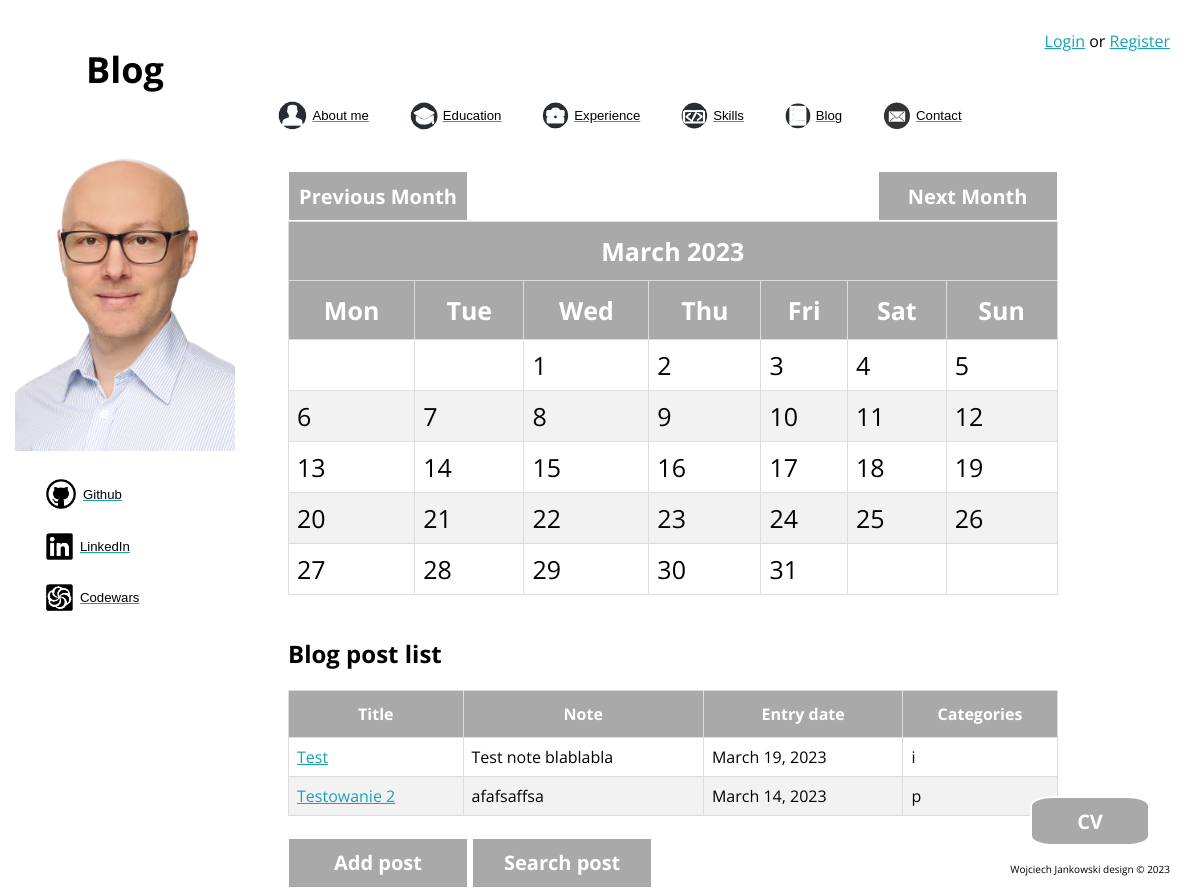
Page /blog/calendar_current/2023/3 on the earlier database version.
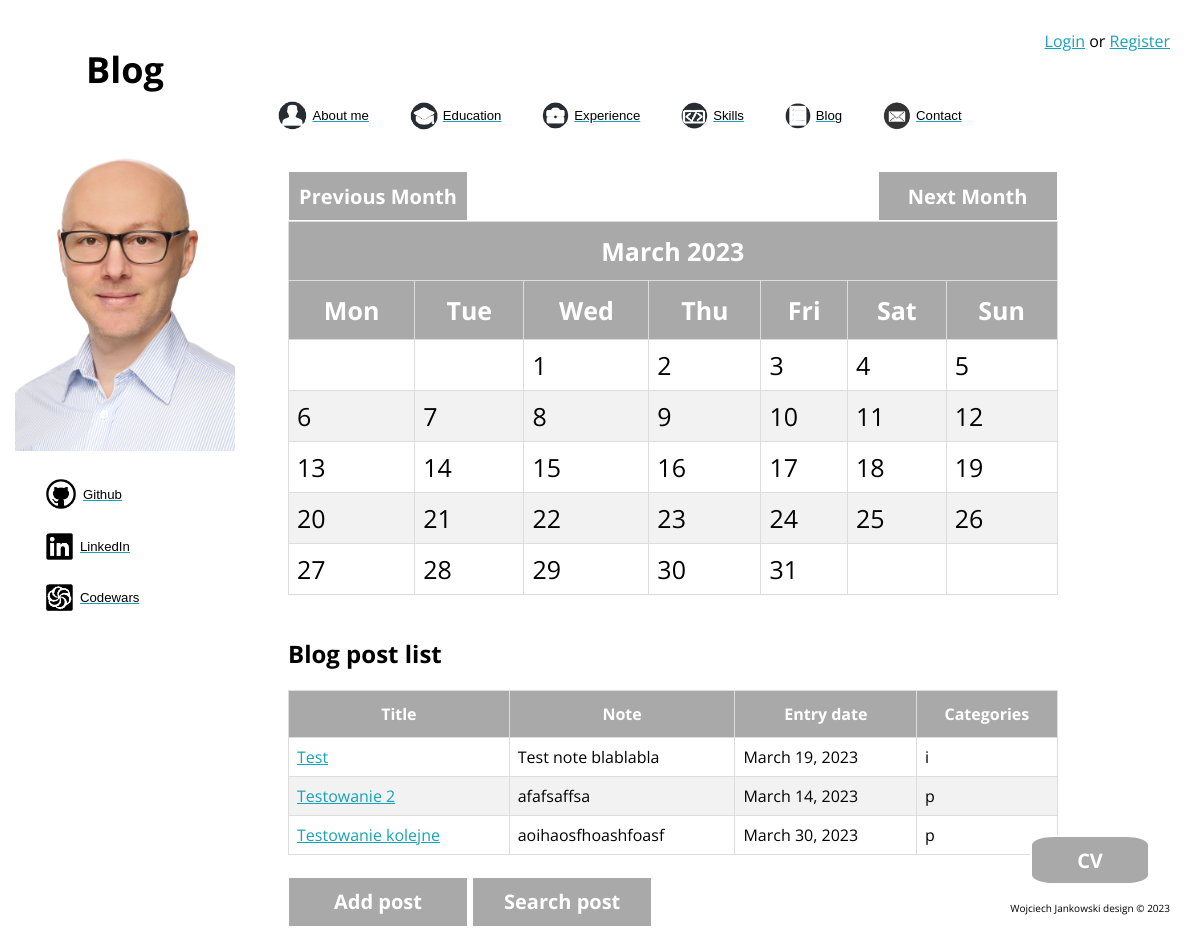
Same page on the later database version.
### blog/models.py (models this page shows)
class Blog(models.Model):
    title = models.CharField(max_length=200)
    note = models.TextField()
    entry_date = models.DateField(auto_now=False)
    category = models.CharField(max_length=1, choices=(("p", "programming"), ("i", "interests"), ("l", "life")))
    author = models.CharField(max_length=30)
    class Meta:
        verbose_name = "Blog"
        verbose_name_plural = "Blog"

### blog/views.py (the view)
# urls.py: path("calendar_current/<int:year>/<int:month>", views.calendar_change, name="calendar_change"),
def calendar_change(request, year, month):
    month = month
    year = year
    cal = HTMLCalendar().formatmonth(year, month)
    days = []
    for i in range(1, 32):
        try:
            day = date(int(year), int(month), int(i))
            days.append(day)
        except ValueError:
            break
    blog = Blog.objects.all()
    blog_l = blog.filter(entry_date__gte=days[0], entry_date__lte=days[-1])
    prev = None
    next = None
    if month > 1:
        prev = f'{year}/{month - 1}'
    elif month == 1:
        prev = f"{year - 1}/{month + 11}"
    if month < 12:
        next = f'{year}/{month + 1}'
    elif month == 12:
        next = f"{year + 1}/{month - 11}"
    ctx = {"year": year,
           "month": month,
           "cal": cal,
           "prev": prev,
           "next": next,
           "days": days,
           "blog": blog,
           "blog_l": blog_l,
           'site_name': "Blog"
           }
    return render(request=request, template_name="blog/calendar_current.html", context=ctx)

### blog/templates/blog/calendar_current.html (shortened to what this page needs)
{% extends "aboutme/base.html" %}
{% load static %}
{% block main_content %}
<div class="container">
  {% include 'blog/calendar_block.html' %}
</div>
{% endblock %}

### blog/templates/blog/calendar_block.html
{% load static %}
<a href="{% url 'calendar_current' %}{{ prev }}">
    <button class="next" style="display:inline-block;">Previous Month</button></a>
<a href="{% url 'calendar_current' %}{{ next }}">
    <button class="next" style="float:right;">Next Month</button></a>
<div class="cal">
    {{ cal|safe}}
    <br>
    {% if blog_l.all %}
    <h2>Blog post list</h2>
    <table id="data">
        <thead>
            <tr>
                <th>Title</th>
                <th>Note</th>
                <th>Entry date</th>
                <th>Categories</th>
            </tr>
        </thead>
        <tbody>
            {% for post in blog_l %}
            <tr>
                <td><a href="{% url 'post_detail' post.id %}">{{ post.title }}</td>
                <td>{{ post.note }}</td>
                <td>{{ post.entry_date }} </a> </td>
                <td>{{ post.category }}</td>
            </tr>
            {% endfor %}
        </tbody>
    </table>
    {% endif %}
    <br>
    <a href="{% url 'post_create' %}">
        <button class="next" style="display:inline-block;">Add post</button></a>
    <a href="{% url 'post_search' %}">
        <button class="next" style="display:inline-block;">Search post</button></a>
    <a href="{% static 'aboutme/files/cv.pdf' %}"><button class="button">CV</button></a>

Differences in the rows shown:
added Blog: title "Testowanie kolejne", note "aoihaosfhoashfoasf", entry_date "March 30, 2023", category "p"
